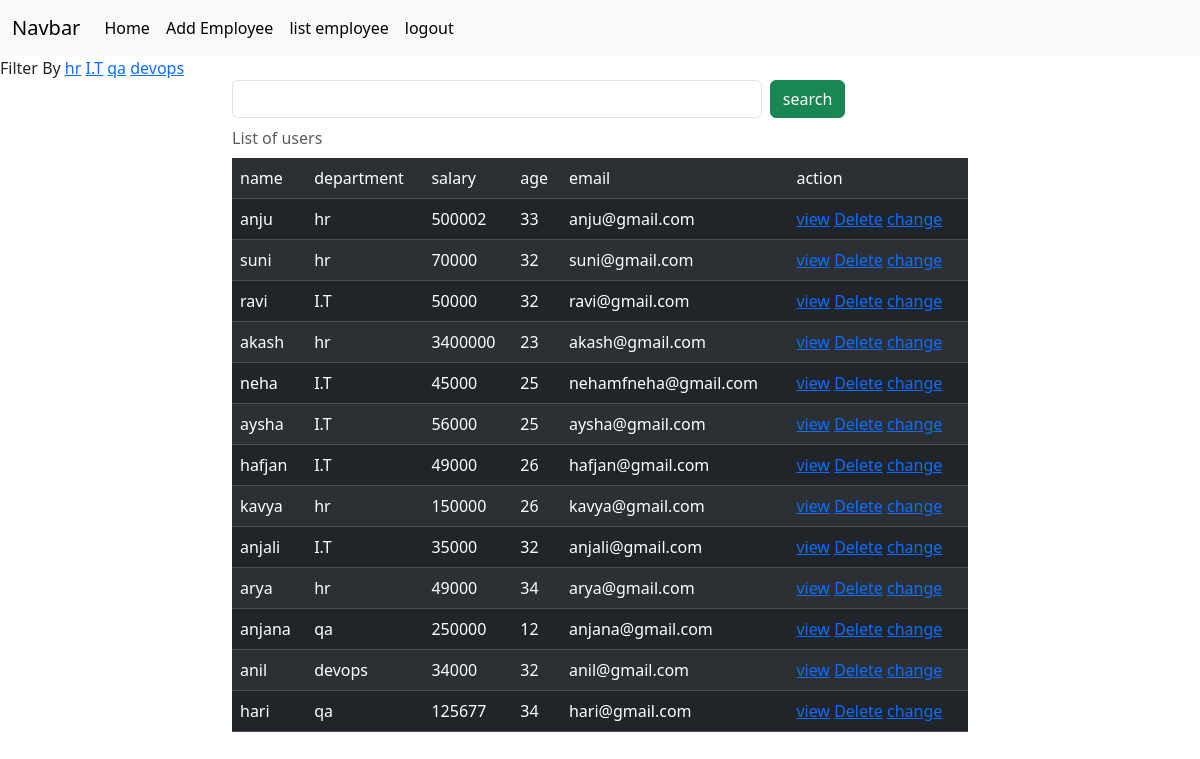
/employees/all (signed in), run on the app's committed database.
### crm/models.py (models this page shows, shortened)
class Employees(models.Model):
    name=models.CharField(max_length=200)
    department=models.CharField(max_length=200)
    salary=models.PositiveIntegerField()
    email=models.EmailField(unique=True)
    age=models.PositiveIntegerField()
    contact=models.CharField(null=True ,max_length=200)
    image=models.ImageField(upload_to="images",null=True,blank=True)
    dob=models.DateField(null=True,blank=True)

### crm/views.py (the view, shortened to what this page needs)
# urls.py: path("employees/all",views.EmployeeListView.as_view(),name="emp-list"),
@method_decorator(signin_required,name="dispatch")
class EmployeeListView(View):
    def get(self,request,*args,**kwargs):
         qs=Employees.objects.all()
         departments=Employees.objects.all().values_list("department",flat=True).distinct()
         print(departments)
         if "department" in request.GET:
             dept=request.GET.get("department")
             qs=qs.filter(department__iexact=dept)
         return render(request,"emp_list.html",{"data":qs,"departments":departments})

### crm/views.py (called while the page is built)
def signin_required(fn):
    def wrapper(request,*args,**kwargs):
        if not request.user.is_authenticated:
            messages.error(request,"invalid session")
            return redirect("sign-in")
        else:
            return fn(request,*args,**kwargs)
    return wrapper

### crm/templates/emp_list.html (shortened to what this page needs)
{%extends 'base.html'%}
{%block body_block%}
<div>
Filter By
 {% for dep in departments%}
 <a href="{%url 'emp-list'%}?department={{dep}}">{{dep}}</a>
 {%endfor%}
</div>
<div class="container">
    <div class="row">
        <div class="col-2"></div>
        <div class="col-8">
            <form action="" method="post">
                <div class="d-flex">
                <input type="text" name="box" class="form-control me-2">
                <button type="submit" class="btn btn-success">search</button>
            </form>
        </div>
        <div class="col-2"></div>
    </div>
</div>
<div class="container">
    <div class="row">
        <div class="col-2"></div>
        <div class="col-8">
            <table class="table table table-dark table-striped caption-top">
                <caption>List of users</caption>
                <tr>
                    <td>name</td>
                    <td>department</td>
                    <td>salary</td>
                    <td>age</td>
                    <td>email</td>
                    <td>action</td>
                </tr>
                {%for emp in data%}
                <tr>
                  <td>{{emp.name}}</td>
                  <td>{{emp.department}}</td>
                  <td>{{emp.salary}}</td>
                  <td>{{emp.age}}</td>
                  <td>{{emp.email}}</td>
                  <td>
                    <a href="{%url 'emp-detail' emp.id%}">view</a>
                    <a href="{%url 'emp-delete' emp.id%}">Delete</a>
                    <a href="{%url 'emp-edit' emp.id%}">change</a>
                  </td>
                </tr>
                {%endfor%}
            </table>
        </div>
        <div class="col-2"></div>
    </div>
</div>
{%endblock%}

### crm/templates/base.html (shortened to what this page needs)
<!DOCTYPE html>
<html lang="en">
<head>
    <link href="https://cdn.jsdelivr.net/npm/bootstrap@5.3.2/dist/css/bootstrap.min.css" rel="stylesheet">
</head>
<body>
    <nav class="navbar navbar-expand-lg bg-body-tertiary">
        <div class="container-fluid">
          <a class="navbar-brand" href="#">Navbar</a>
          <div class="collapse navbar-collapse" id="navbarSupportedContent">
            <ul class="navbar-nav me-auto mb-2 mb-lg-0">
              <li class="nav-item">
                <a class="nav-link active" aria-current="page" href="#">Home</a>
              </li>
              <li class="nav-item">
                <a class="nav-link active" aria-current="page" href="{%url 'emp-add'%}">Add Employee</a>
              </li>
              <li class="nav-item">
                <a class="nav-link active" aria-current="page" href="{%url 'emp-list'%}">list employee</a>
              </li>
              <li class="nav-item">
                <a class="nav-link active" aria-current="page" href="{%url 'sign-out'%}">logout</a>
              </li>
          </div>
        </div>
      </nav>
    {%block body_block%}
    {%endblock%}
</body>
</html>

### data on the page
Employees: name "anju", department "hr", salary "500002", age "33", email "anju@gmail.com"
Employees: name "suni", department "hr", salary "70000", age "32", email "suni@gmail.com"
Employees: name "ravi", department "I.T", salary "50000", age "32", email "ravi@gmail.com"
Employees: name "akash", department "hr", salary "3400000", age "23", email "akash@gmail.com"
Employees: name "neha", department "I.T", salary "45000", age "25", email "nehamfneha@gmail.com"
Employees: name "aysha", department "I.T", salary "56000", age "25", email "aysha@gmail.com"
Employees: name "hafjan", department "I.T", salary "49000", age "26", email "hafjan@gmail.com"
Employees: name "kavya", department "hr", salary "150000", age "26", email "kavya@gmail.com"
Employees: name "anjali", department "I.T", salary "35000", age "32", email "anjali@gmail.com"
Employees: name "arya", department "hr", salary "49000", age "34", email "arya@gmail.com"
Employees: name "anjana", department "qa", salary "250000", age "12", email "anjana@gmail.com"
Employees: name "anil", department "devops", salary "34000", age "32", email "anil@gmail.com"
Employees: name "hari", department "qa", salary "125677", age "34", email "hari@gmail.com"

### other printed values
{{ dep }} "hr" "I.T" "qa" "devops"
